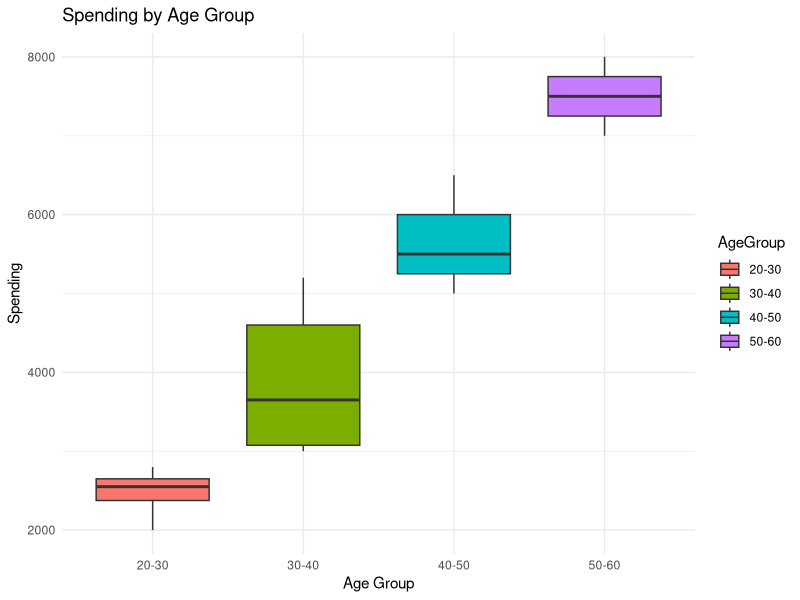
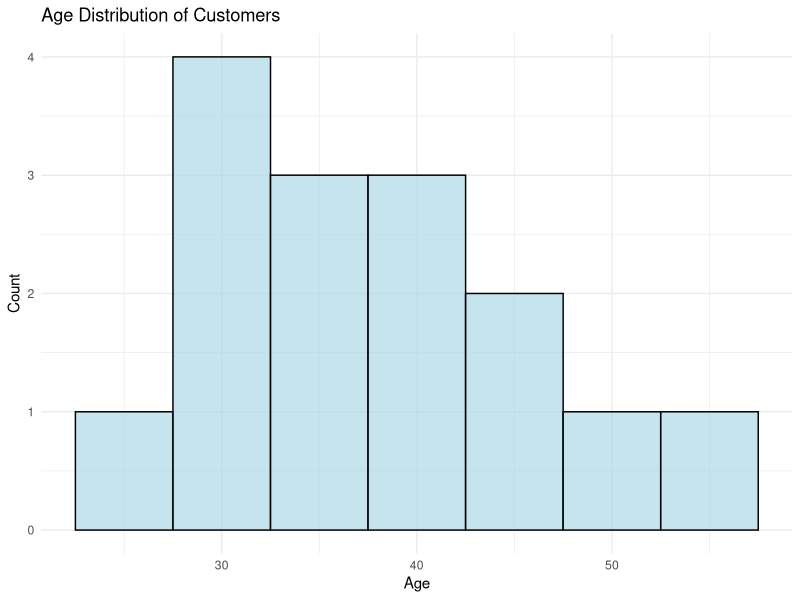
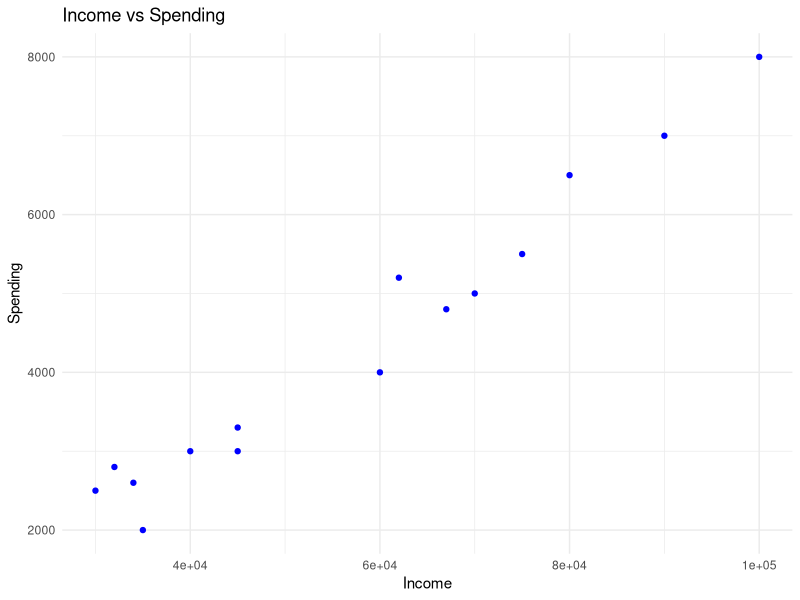

Reproduce these figures in R, in order. (Note: this script raises an error after producing the figures.)
# Load necessary libraries
library(ggplot2)
library(dplyr)

# Sample Customer Data
customer_data <- data.frame(
  Age = c(25, 34, 29, 42, 51, 38, 33, 45, 29, 37, 28, 40, 55, 47, 32),
  Income = c(35000, 45000, 30000, 70000, 90000, 60000, 40000, 75000, 32000, 62000, 34000, 67000, 100000, 80000, 45000),
  Spending = c(2000, 3000, 2500, 5000, 7000, 4000, 3000, 5500, 2800, 5200, 2600, 4800, 8000, 6500, 3300)
)

# 1. Scatter Plot (Income vs Spending)
scatter_plot <- ggplot(customer_data, aes(x=Income, y=Spending)) +
  geom_point(color="blue") +
  theme_minimal() +
  labs(title="Income vs Spending", x="Income", y="Spending")

# 2. Histogram (Age Distribution)
hist_age_plot <- ggplot(customer_data, aes(x=Age)) +
  geom_histogram(binwidth=5, fill="lightblue", color="black", alpha=0.7) +
  theme_minimal() +
  labs(title="Age Distribution of Customers", x="Age", y="Count")

# 3. Box Plot (Spending by Age Group)
customer_data$AgeGroup <- cut(customer_data$Age, breaks=c(20, 30, 40, 50, 60), labels=c("20-30", "30-40", "40-50", "50-60"))
box_plot <- ggplot(customer_data, aes(x=AgeGroup, y=Spending, fill=AgeGroup)) +
  geom_boxplot() +
  theme_minimal() +
  labs(title="Spending by Age Group", x="Age Group", y="Spending")

# Arrange all plots on one page
grid.arrange(scatter_plot, hist_age_plot, box_plot, ncol=2)